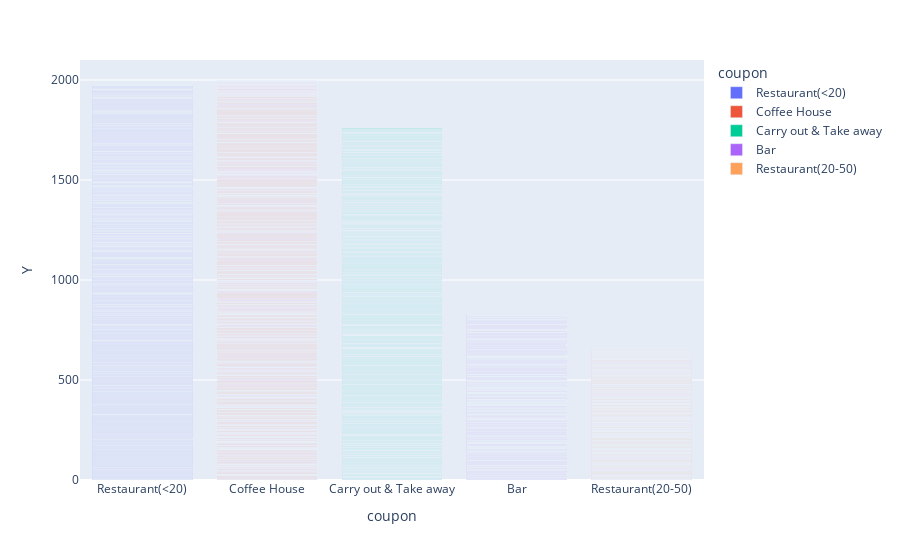

The notebook cell this image was saved under:
### Markdown cell above
5. Use a bar plot to visualize the `coupon` column.

### Code cell
px.bar(data, x='coupon', y='Y', color='coupon')

### Figure 1 — Plotly figure (JSON) as saved in the notebook; plotly's stock layout.template omitted (floating-point values rounded to 4 significant figures; data arrays with more than 128 entries replaced by an {"elided": "..."} marker saying what was removed)
{"data": [{"hovertemplate": "coupon=%{x}<br>Y=%{y}<extra></extra>", "legendgroup": "Restaurant(<20)", "marker": {"color": "#636efa", "pattern": {"shape": ""}}, "name": "Restaurant(<20)", "orientation": "v", "showlegend": true, "textposition": "auto", "type": "bar", "x": {"elided": "2786 str values"}, "xaxis": "x", "y": {"elided": "2786 int values"}, "yaxis": "y"}, {"hovertemplate": "coupon=%{x}<br>Y=%{y}<extra></extra>", "legendgroup": "Coffee House", "marker": {"color": "#EF553B", "pattern": {"shape": ""}}, "name": "Coffee House", "orientation": "v", "showlegend": true, "textposition": "auto", "type": "bar", "x": {"elided": "3996 str values"}, "xaxis": "x", "y": {"elided": "3996 int values"}, "yaxis": "y"}, {"hovertemplate": "coupon=%{x}<br>Y=%{y}<extra></extra>", "legendgroup": "Carry out & Take away", "marker": {"color": "#00cc96", "pattern": {"shape": ""}}, "name": "Carry out & Take away", "orientation": "v", "showlegend": true, "textposition": "auto", "type": "bar", "x": {"elided": "2393 str values"}, "xaxis": "x", "y": {"elided": "2393 int values"}, "yaxis": "y"}, {"hovertemplate": "coupon=%{x}<br>Y=%{y}<extra></extra>", "legendgroup": "Bar", "marker": {"color": "#ab63fa", "pattern": {"shape": ""}}, "name": "Bar", "orientation": "v", "showlegend": true, "textposition": "auto", "type": "bar", "x": {"elided": "2017 str values"}, "xaxis": "x", "y": {"elided": "2017 int values"}, "yaxis": "y"}, {"hovertemplate": "coupon=%{x}<br>Y=%{y}<extra></extra>", "legendgroup": "Restaurant(20-50)", "marker": {"color": "#FFA15A", "pattern": {"shape": ""}}, "name": "Restaurant(20-50)", "orientation": "v", "showlegend": true, "textposition": "auto", "type": "bar", "x": {"elided": "1492 str values"}, "xaxis": "x", "y": {"elided": "1492 int values"}, "yaxis": "y"}], "layout": {"barmode": "relative", "legend": {"title": {"text": "coupon"}, "tracegroupgap": 0}, "margin": {"t": 60}, "xaxis": {"anchor": "y", "categoryarray": ["Restaurant(<20)", "Coffee House", "Carry out & Take away", "Bar", "Restaurant(20-50)"], "categoryorder": "array", "domain": [0, 1], "title": {"text": "coupon"}}, "yaxis": {"anchor": "x", "domain": [0, 1], "title": {"text": "Y"}}}}
